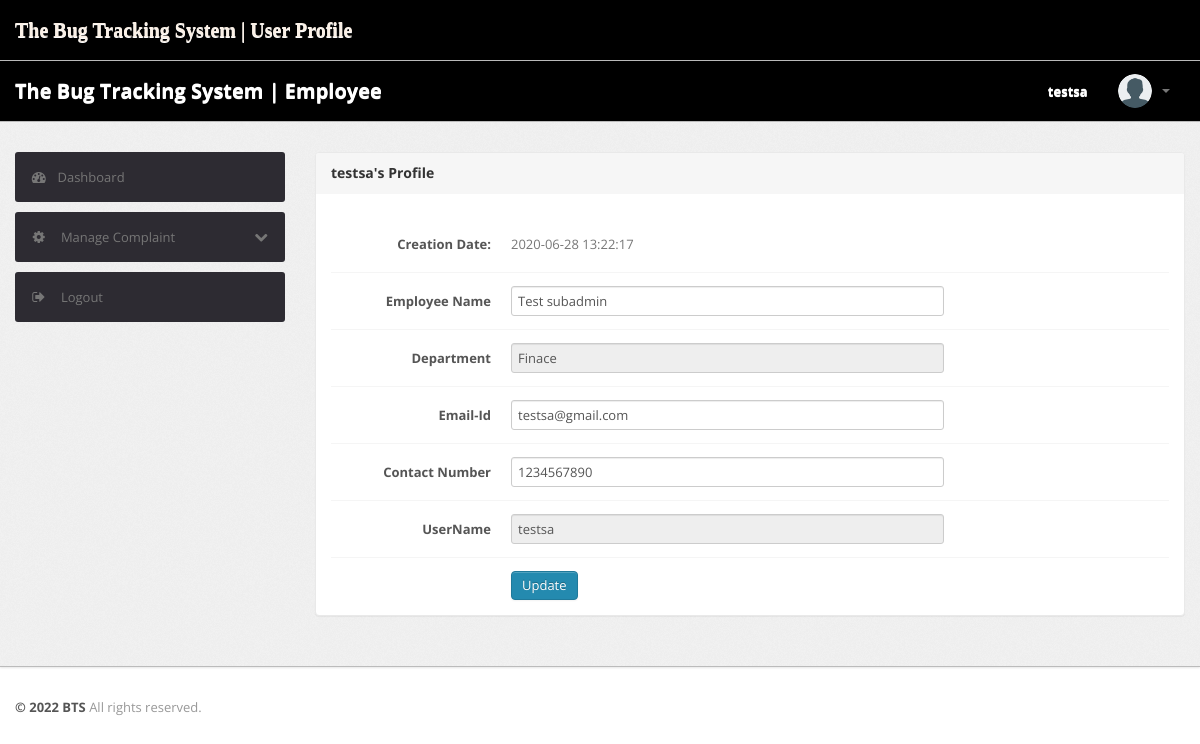
Page /admin/sub/profile.php (signed in) on the committed database.
### tables this page shows
CREATE TABLE `tblsubadmin` (
  `id` int(11) NOT NULL,
  `SubAdminName` varchar(150) DEFAULT NULL,
  `Department` varchar(150) DEFAULT NULL,
  `EmailId` varchar(150) DEFAULT NULL,
  `ContactNumber` bigint(12) DEFAULT NULL,
  `UserName` varchar(12) DEFAULT NULL,
  `Password` varchar(150) DEFAULT NULL,
  `RegDate` timestamp NULL DEFAULT current_timestamp(),
  `LastUpdationDate` timestamp NULL DEFAULT NULL ON UPDATE current_timestamp(),
  `IsActive` int(1) DEFAULT NULL
);

### admin/sub/profile.php (the view, shortened to what this page needs)
<?php
include('../include/config.php');
if(strlen($_SESSION['subalogin'])==0)
	{
header('location:../index.php');
}
else{
?>
<!DOCTYPE html>
<html lang="en">
<head>
	<link type="text/css" href="../bootstrap/css/bootstrap.min.css" rel="stylesheet">
	<link type="text/css" href="../bootstrap/css/bootstrap-responsive.min.css" rel="stylesheet">
	<link type="text/css" href="../css/theme.css" rel="stylesheet">
	<link type="text/css" href="../images/icons/css/font-awesome.css" rel="stylesheet">
</head>
<body>
<div class="navbar navbar-fixed-top" >
		<div class="navbar-inner" style="background-color: black; ">
			<div class="container" >
			  	<a class="brand" style="color:#faf0e6; background-color: black; font-family:verdana;">
			  	 	The Bug Tracking System | User Profile
			  	</a>
			</div>
		</div>
	</div>
<?php include('include/header.php');?>
	<div class="wrapper" >
		<div class="container">
			<div class="row">
<?php include('include/sidebar.php');?>
			<div class="span9">
					<div class="content">
						<div class="module">
							<div class="module-head">
								<h3><?php echo $_SESSION['subalogin']?>'s Profile</h3>
							</div>
							<div class="module-body">
									<br />
<form class="form-horizontal row-fluid" name="subadminprofile" method="post">
<?php
$subid=$_SESSION['suid'];
$query=mysqli_query($con,"select * from tblsubadmin where id='$subid'");
while($row=mysqli_fetch_array($query))
{
?>
<div class="control-group">
<label class="control-label" for="basicinput"><strong>Creation Date:</strong></label>
<div class="controls" style="padding-top:0.6%">
<?php echo $row['RegDate'];?>
</div>
</div>
<div class="control-group">
<label class="control-label" for="basicinput"><strong>Employee Name</strong></label>
<div class="controls">
<input type="text"   name="fname" value="<?php echo $row['SubAdminName'];?>" class="span8 tip" required>
</div>
</div>
<div class="control-group">
<label class="control-label" for="basicinput"><strong>Department</strong></label>
<div class="controls">
<input type="text"   name="dept" value="<?php echo $row['Department'];?>" class="span8 tip" readonly title="Deparment can be change by admin only">
</div>
</div>
<div class="control-group">
<label class="control-label" for="basicinput"><strong>Email-Id</strong></label>
<div class="controls">
<input type="text"   name="emailid" value="<?php echo $row['EmailId'];?>" class="span8 tip" required>
</div>
</div>
<div class="control-group">
<label class="control-label" for="basicinput"><strong>Contact Number</strong></label>
<div class="controls">
<input type="text"   name="contactno" value="<?php echo $row['ContactNumber'];?>" class="span8 tip" required>
</div>
</div>
<div class="control-group">
<label class="control-label" for="basicinput"><strong>UserName</strong></label>
<div class="controls">
<input type="text"   name="username" value="<?php echo $row['UserName'];?>" class="span8 tip" title="Username can't be change" readonly>
</div>
</div>
<?php } ?>
										<div class="control-group">
											<div class="controls">
												<button type="submit" name="update" class="btn btn-primary">Update</button>
											</div>
										</div>
									</form>
							</div>
						</div>
					</div>
				</div>
			</div>
		</div>
	</div>
<?php include('include/footer.php');?>
</body>
<?php } ?>

### admin/css/theme.css (style rules this page uses)
body { font-size: 13px; font-family: 'Open Sans', Arial, sans-serif; background: #fff; color: #777 }
h1, h2, h3, h4, h5, h6 { color: #333; margin-top: 0 }
h3 { font-size: 20px }
strong, b { color: #555 }
.wrapper { background: url(../images/bg.png) #eee; border-bottom: 1px solid #bbb; -webkit-box-shadow: 0 1px 2px rgba(0,0,0,0.1); -moz-box-shadow: 0 1px 2px rgba(0,0,0,0.1); box-shadow: 0 1px 2px rgba(0,0,0,0.1); padding: 30px 0 }
form { margin: 0 }
select, textarea, input[type="text"], input[type="password"], input[type="datetime"], input[type="datetime-local"], input[type="date"], input[type="month"], input[type="time"], input[type="week"], input[type="number"], input[type="email"], input[type="url"], input[type="search"], input[type="tel"], input[type="color"], .uneditable-input, label, input, button, select, textarea { -webkit-border-radius: 3px; -moz-border-radius: 3px; border-radius: 3px; font-size: 13px; font-family: 'Open Sans', Tahoma, Arial, sans-serif }
.module { background: #fff; -webkit-border-radius: 3px; -moz-border-radius: 3px; border-radius: 3px; border: 1px solid #ccc; border-bottom-color: #bbb; -webkit-box-shadow: 0 0 1px rgba(0,0,0,0.2); -moz-box-shadow: 0 0 1px rgba(0,0,0,0.2); box-shadow: 0 0 1px rgba(0,0,0,0.2); margin-bottom: 30px }
.form-horizontal .control-group, .form-vertical .control-group { margin-bottom: 0 }
.form-horizontal .control-group+.control-group, .form-vertical .control-group+.control-group { margin-top: 13px; padding-top: 13px; border-top: 1px solid #f5f5f5 }
.navbar { position: static!important; margin: 0!important }
.navbar .navbar-inner { background: #fff; border-bottom: 1px solid #bbb; -webkit-box-shadow: 0 1px 2px rgba(0,0,0,0.15); -moz-box-shadow: 0 1px 2px rgba(0,0,0,0.15); box-shadow: 0 1px 2px rgba(0,0,0,0.15) }
.navbar .brand { color: #333; font-weight: bold; font-size: 20px; margin-right: 20px; padding: 20px }
.btn, .btn-box { -webkit-border-radius: 3px; -moz-border-radius: 3px; border-radius: 3px }
.btn { font-size: 13px; font-weight: 600 }
.btn { display: inline-block; margin-bottom: 0; font-weight: 400; text-align: center; vertical-align: middle; cursor: pointer; background-image: none; border: 1px solid transparent; white-space: nowrap; padding: 4px 10px; font-size: 13px; line-height: 1.42857; border-radius: 4px; -webkit-user-select: none; -moz-user-select: none; -ms-user-select: none; user-select: none }
.btn-primary { color: #fff; background-color: #248aaf; border-color: #20799a }
.module { box-shadow: 0 0 3px rgba(0,0,0,.1); border-color: #e9e9e9; margin-bottom: 20px; background-color: #fff; border-radius: 4px; -webkit-box-shadow: 0 1px 1px rgba(0,0,0,.05); box-shadow: 0 1px 1px rgba(0,0,0,.05); }
.module-head { color: #767676; background-color: #f6f6f6; border-color: #e9e9e9; padding: 10px 15px; border-bottom: 1px solid transparent; border-top-right-radius: 3px; border-top-left-radius: 3px; }
.module-head h3 { font-size: 14px; line-height: 20px; height: 20px; margin: 0 }
.module-body { padding: 15px }

### rows in the picture
tblsubadmin: RegDate "2020-06-28 13:22:17", fname "Test subadmin", dept "Finace", emailid "testsa@gmail.com", contactno "1234567890", username "testsa"

### other values in the picture
$_SESSION['subalogin'] "testsa"
